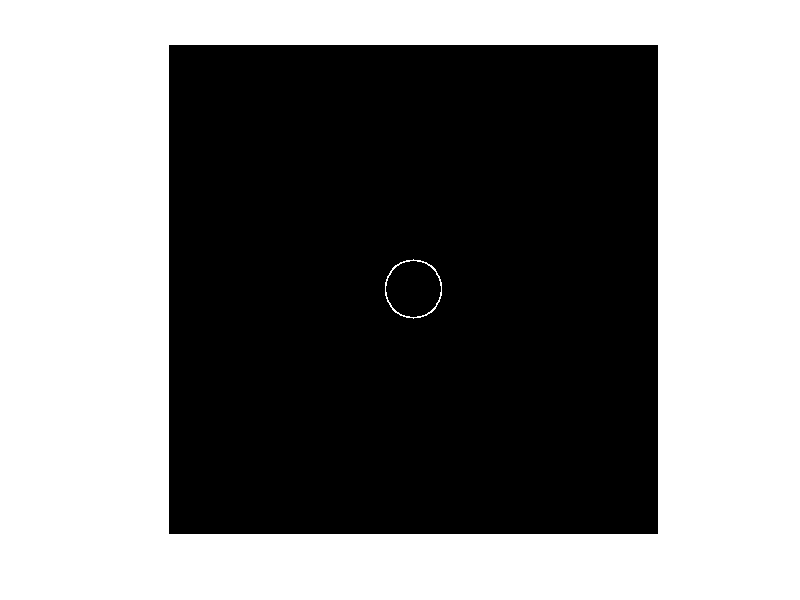
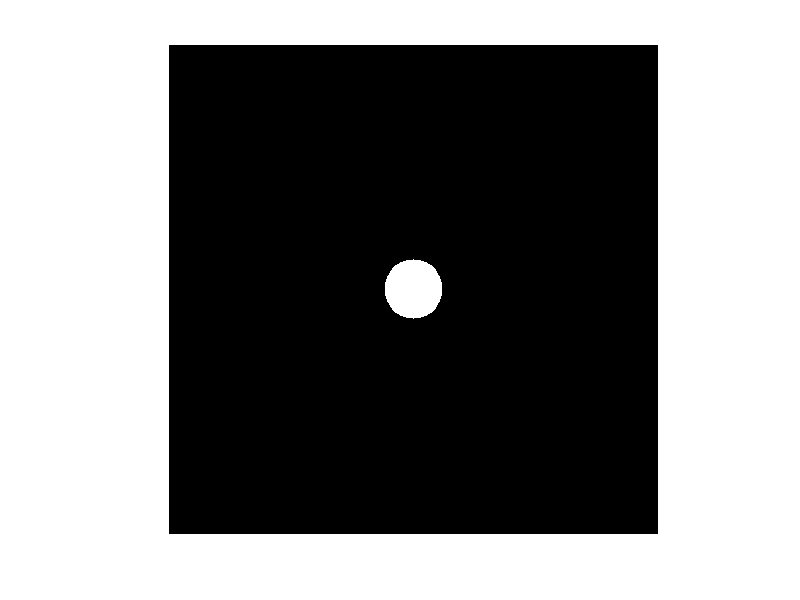
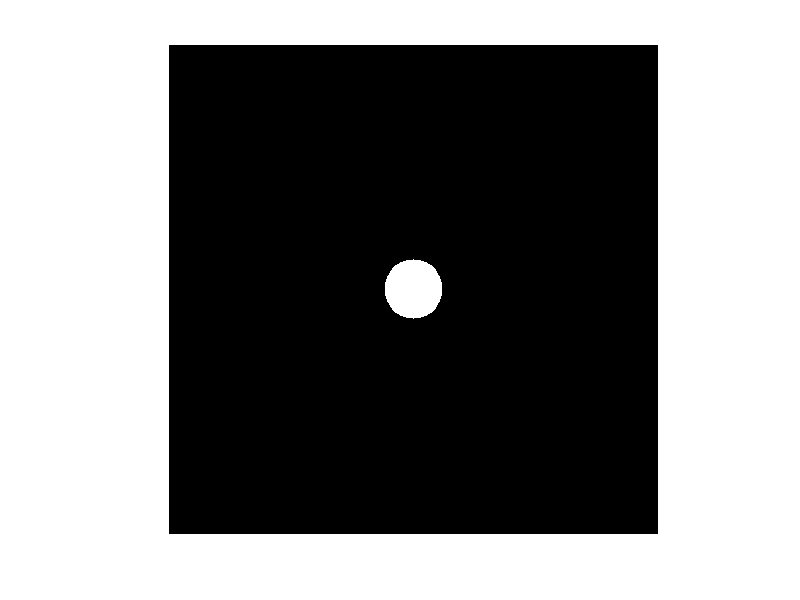

Reproduce these figures in MATLAB, in order.


    im=zeros(500,500);
   
    for i=1:500
        for j=1:500
            
            if abs(i-250)*abs(i-250)+abs(j-250)*abs(j-250)<=900 && abs(i-250)*abs(i-250)+abs(j-250)*abs(j-250)>=800
             im(i,j)=1;
            end  
        end
    end
    I =im;
imshow(I);
    
    
    
    
    
    
    
   F = imfill(I,'holes');

    
    bw = bwlabel(I);
    rp = regionprops(bw,'FilledArea','PixelIdxList');
    indexesOfHoles = [rp.FilledArea]<150;   
    pixelsNotToFill = vertcat(rp(indexesOfHoles).PixelIdxList); 
    F(pixelsNotToFill) = 0;
    figure;imshow(F);

    
    bw1 = bwlabel(F,4);
    rp = regionprops(bw1,'FilledArea','PixelIdxList');
    indexesOfHoles1 = [rp.FilledArea]<150;
    pixelListToRemove = vertcat(rp(indexesOfHoles1).PixelIdxList);
    F(pixelListToRemove) = 0;

    figure;imshow(F);
